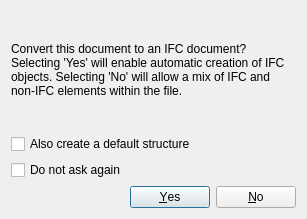
<?xml version="1.0" encoding="UTF-8"?>
<ui version="4.0">
 <class>Dialog</class>
 <widget class="QDialog" name="Dialog">
  <property name="geometry">
   <rect>
    <x>0</x>
    <y>0</y>
    <width>307</width>
    <height>219</height>
   </rect>
  </property>
  <property name="windowTitle">
   <string>Single IFC Document</string>
  </property>
  <layout class="QVBoxLayout" name="verticalLayout">
   <item>
    <widget class="QLabel" name="label">
     <property name="text">
      <string>Convert this document to an IFC document? Selecting 'Yes' will enable automatic creation of IFC objects. Selecting 'No' will allow a mix of IFC and non-IFC elements within the file.</string>
     </property>
     <property name="wordWrap">
      <bool>true</bool>
     </property>
    </widget>
   </item>
   <item>
    <widget class="QCheckBox" name="checkStructure">
     <property name="toolTip">
      <string>Adds a default building structure consisting of IfcSite, IfcBuilding, and IfcBuildingStorey. The structure can also be added manually at a later stage.</string>
     </property>
     <property name="text">
      <string>Also create a default structure</string>
     </property>
    </widget>
   </item>
   <item>
    <widget class="QCheckBox" name="checkAskAgain">
     <property name="toolTip">
      <string>Prevents further prompts when creating new CivilCvCAD documents. New documents will not be converted to IFC automatically, but conversion remains possible later via Utils → Create IFC Project.</string>
     </property>
     <property name="text">
      <string>Do not ask again</string>
     </property>
     <property name="checked">
      <bool>false</bool>
     </property>
    </widget>
   </item>
   <item>
    <widget class="QDialogButtonBox" name="buttonBox">
     <property name="orientation">
      <enum>Qt::Horizontal</enum>
     </property>
     <property name="standardButtons">
      <set>QDialogButtonBox::No|QDialogButtonBox::Yes</set>
     </property>
    </widget>
   </item>
  </layout>
 </widget>
 <resources/>
 <connections>
  <connection>
   <sender>buttonBox</sender>
   <signal>accepted()</signal>
   <receiver>Dialog</receiver>
   <slot>accept()</slot>
   <hints>
    <hint type="sourcelabel">
     <x>248</x>
     <y>254</y>
    </hint>
    <hint type="destinationlabel">
     <x>157</x>
     <y>274</y>
    </hint>
   </hints>
  </connection>
  <connection>
   <sender>buttonBox</sender>
   <signal>rejected()</signal>
   <receiver>Dialog</receiver>
   <slot>reject()</slot>
   <hints>
    <hint type="sourcelabel">
     <x>316</x>
     <y>260</y>
    </hint>
    <hint type="destinationlabel">
     <x>286</x>
     <y>274</y>
    </hint>
   </hints>
  </connection>
 </connections>
</ui>
